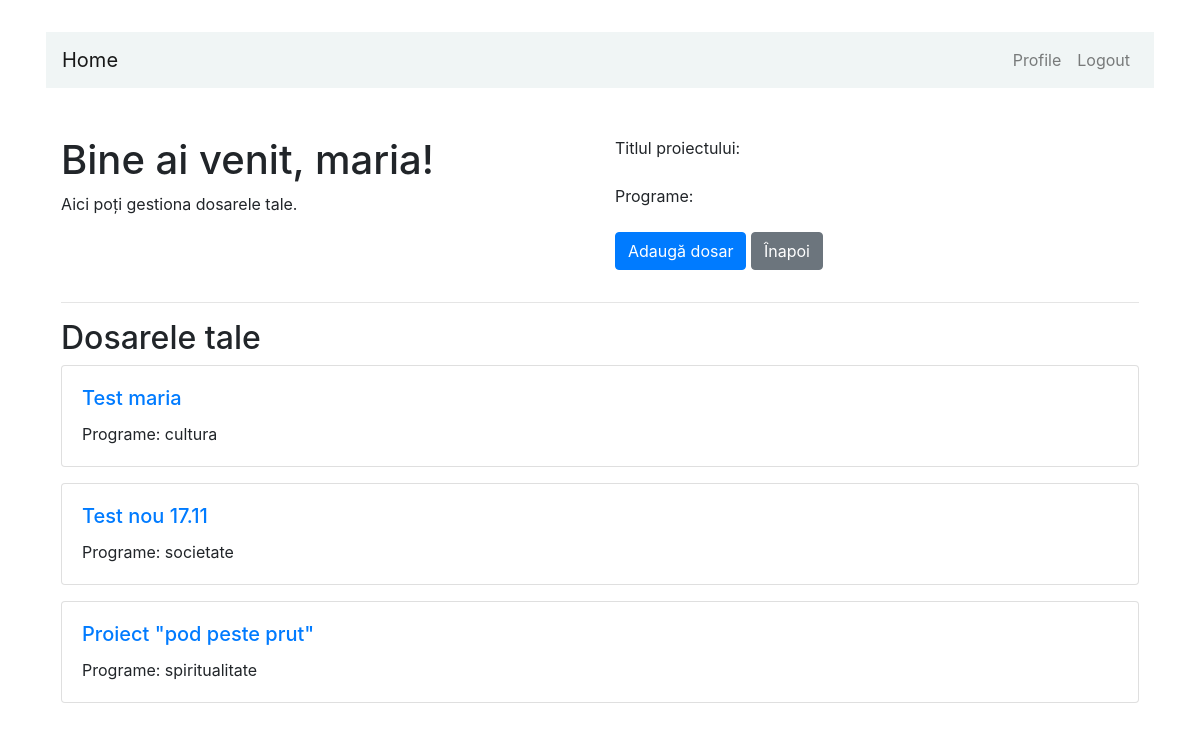
The page /profile/6 (signed in) on the database as committed earlier.
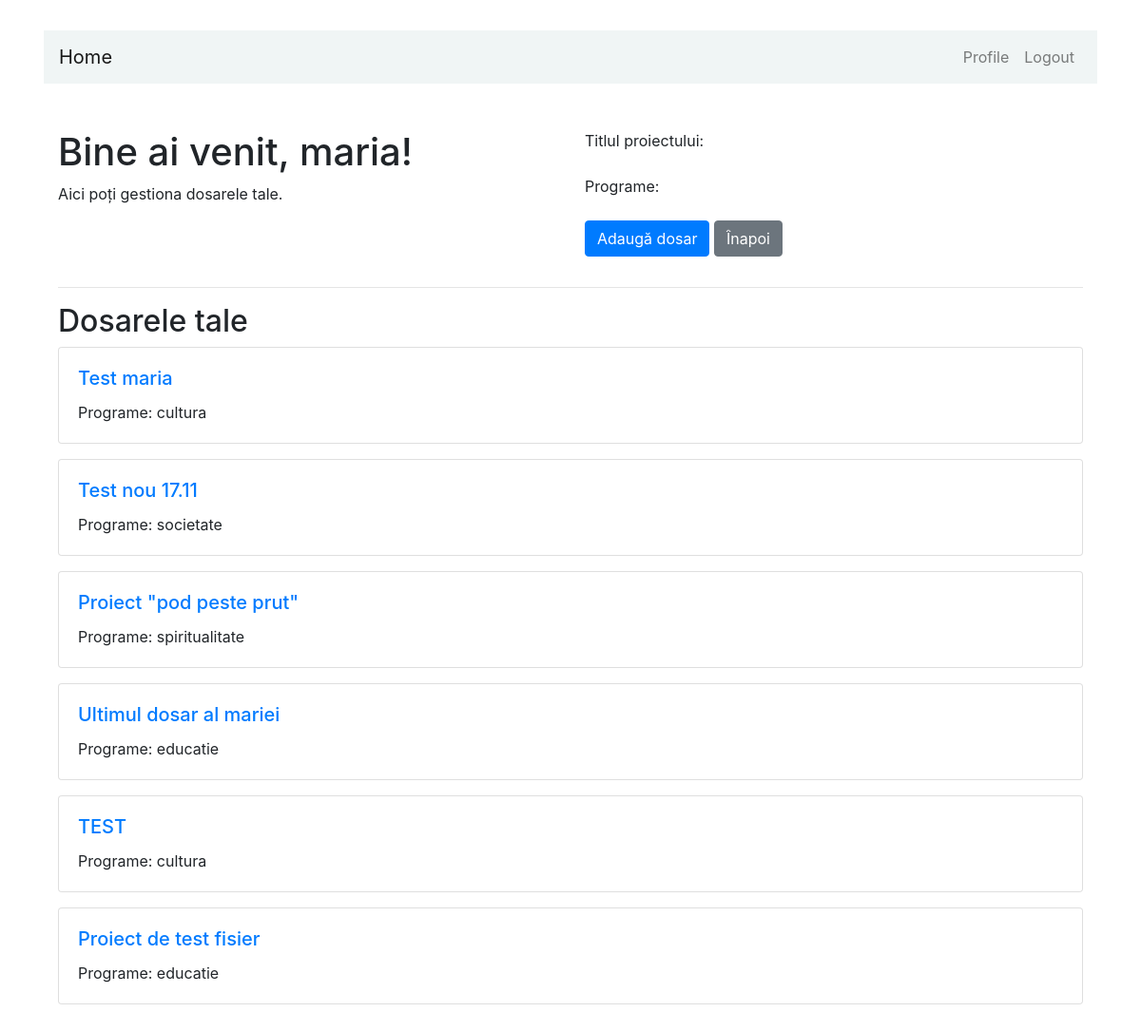
The same page on the database as committed later.
### dbapp/models.py (models this page shows, shortened)
class cerere_de_finantare(models.Model):
    user = models.ForeignKey(User, on_delete=models.CASCADE)
    numele_solicitantului = models.CharField(max_length=255)
    titlul_proiectului = models.TextField()
    programe_choices = [
        ('cultura','Cultura'),
        ('mass_media','Mass-Media'),
        ('educatie','Educatie'),
        ('spiritualitate','Spiritualitate si Traditie'),
        ('societate','Societate Civila')]
    programe = models.CharField(max_length=30, choices=programe_choices)
    locul_derulare = models.TextField(help_text="Adresa, cod postal, Regiune, Localitate, Tara")
    descriere = models.TextField(help_text="Descrieti proiectul")
    perioada_incepere = models.DateField()
    perioada_incheiere = models.DateField()
    class Meta:
        db_table = "Cerere_de_Finantare"

### dbapp/views.py (the view)
# urls.py: path('profile/<int:user_id>', views.profile, name='profile'),
@login_required
def profile(request, user_id=None):
    if user_id is not None:
        if request.user.id != int(user_id):
            raise Http404('Nu ai permisiune pentru a accesa aceasta pagina')
        user = get_object_or_404(User, pk=user_id)
    else:
        user = request.user
    user_profile = get_object_or_404(models.UserProfile, user=user)
    user_posts = cerere.objects.filter(user=request.user)
    return render(request, 'profile.html',{'user_posts': user_posts})

### dbapp/templates/profile.html (shortened to what this page needs)
{% extends "header.html" %}
{% block content %}
  <div class="container my-5">
    <div class="row">
      <div class="col-md-6">
        <h1>Bine ai venit, {{ user.username }}!</h1>
        <p>Aici poți gestiona dosarele tale.</p>
      </div>
      <div class="col-md-6">
        <form action="{% url 'adauga_dosar' %}" method="post">
          <div class="mb-3">
            <label for="titlul_proiectului" class="form-label">Titlul proiectului:</label>
          </div>
          <div class="mb-3">
            <label for="programe" class="form-label">Programe:</label>
          </div>
          <div class="mb-3">
            <input class="btn btn-primary" type="submit" value="Adaugă dosar">
            <a class="btn btn-secondary" href="{% url 'home' %}">Înapoi</a>
          </div>
        </form>
      </div>
    </div>
    <hr>
    <div class="row">
      <div class="col-md-12">
        <h2>Dosarele tale</h2>
        {% for post in user_posts %}
          <div class="card mb-3">
            <div class="card-body">
              <a href="{% url 'dosar_detail' user_id=user.id dosar_id=post.id %}">
                <h5 class="card-title">{{ post.titlul_proiectului }}</h5>
              </a>
              <p class="card-text">Programe: {{ post.programe }}</p>
            </div>
          </div>
        {% endfor %}
      </div>
    </div>
  </div>
{% endblock %}

Rows that differ between the two databases and show on the page:
added cerere_de_finantare: titlul_proiectului "Ultimul dosar al mariei", programe "educatie"
added cerere_de_finantare: titlul_proiectului "TEST", programe "cultura"
added cerere_de_finantare: titlul_proiectului "Proiect de test fisier", programe "educatie"
